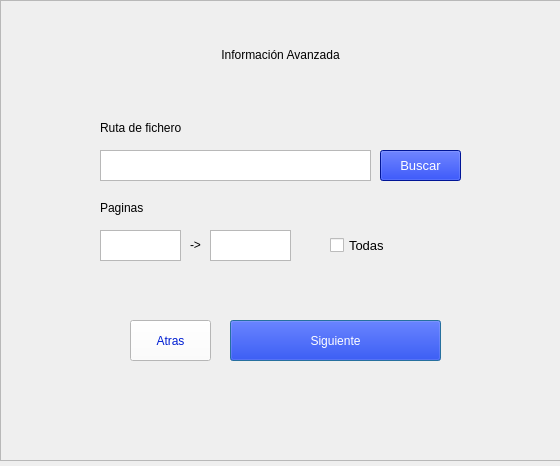
<?xml version="1.0" encoding="UTF-8"?>
<ui version="4.0">
 <class>AdvancedInformation</class>
 <widget class="QDialog" name="AdvancedInformation">
  <property name="geometry">
   <rect>
    <x>0</x>
    <y>0</y>
    <width>560</width>
    <height>466</height>
   </rect>
  </property>
  <property name="windowTitle">
   <string>MainWindow</string>
  </property>
  <widget class="QWidget" name="centralwidget" native="true">
   <property name="geometry">
    <rect>
     <x>0</x>
     <y>0</y>
     <width>561</width>
     <height>461</height>
    </rect>
   </property>
   <widget class="QFrame" name="frame">
    <property name="geometry">
     <rect>
      <x>0</x>
      <y>0</y>
      <width>561</width>
      <height>461</height>
     </rect>
    </property>
    <property name="frameShape">
     <enum>QFrame::StyledPanel</enum>
    </property>
    <property name="frameShadow">
     <enum>QFrame::Raised</enum>
    </property>
    <widget class="QLabel" name="label_5">
     <property name="geometry">
      <rect>
       <x>170</x>
       <y>40</y>
       <width>221</width>
       <height>30</height>
      </rect>
     </property>
     <property name="styleSheet">
      <string notr="true">color: rgb(0, 0, 0);
font: 14pt &quot;MS Shell Dlg 2&quot;;</string>
     </property>
     <property name="text">
      <string>Información Avanzada</string>
     </property>
     <property name="alignment">
      <set>Qt::AlignCenter</set>
     </property>
    </widget>
    <widget class="QLabel" name="label_6">
     <property name="geometry">
      <rect>
       <x>100</x>
       <y>200</y>
       <width>71</width>
       <height>16</height>
      </rect>
     </property>
     <property name="font">
      <font>
       <pointsize>9</pointsize>
      </font>
     </property>
     <property name="text">
      <string>Paginas</string>
     </property>
    </widget>
    <widget class="QPushButton" name="button_next">
     <property name="geometry">
      <rect>
       <x>230</x>
       <y>320</y>
       <width>211</width>
       <height>41</height>
      </rect>
     </property>
     <property name="cursor">
      <cursorShape>PointingHandCursor</cursorShape>
     </property>
     <property name="styleSheet">
      <string notr="true">font: 10pt &quot;MS Shell Dlg 2&quot;;
color: rgb(255, 255, 255);
background-color: rgb(0, 30, 210);</string>
     </property>
     <property name="text">
      <string>Siguiente</string>
     </property>
    </widget>
    <widget class="QPushButton" name="button_back">
     <property name="geometry">
      <rect>
       <x>130</x>
       <y>320</y>
       <width>81</width>
       <height>41</height>
      </rect>
     </property>
     <property name="cursor">
      <cursorShape>PointingHandCursor</cursorShape>
     </property>
     <property name="styleSheet">
      <string notr="true">font: 10pt &quot;MS Shell Dlg 2&quot;;
color: rgb(0, 30, 210);

background-color: rgb(255, 255, 255);</string>
     </property>
     <property name="text">
      <string>Atras</string>
     </property>
    </widget>
    <widget class="QPushButton" name="file_button">
     <property name="geometry">
      <rect>
       <x>380</x>
       <y>150</y>
       <width>81</width>
       <height>31</height>
      </rect>
     </property>
     <property name="font">
      <font>
       <family>MS Shell Dlg 2</family>
       <pointsize>10</pointsize>
       <weight>50</weight>
       <italic>false</italic>
       <bold>false</bold>
      </font>
     </property>
     <property name="cursor">
      <cursorShape>PointingHandCursor</cursorShape>
     </property>
     <property name="styleSheet">
      <string notr="true">font: 10pt &quot;MS Shell Dlg 2&quot;;
color: rgb(255, 255, 255);
background-color: rgb(0, 30, 210);</string>
     </property>
     <property name="text">
      <string>Buscar</string>
     </property>
    </widget>
    <widget class="QTextEdit" name="file_path">
     <property name="geometry">
      <rect>
       <x>100</x>
       <y>150</y>
       <width>271</width>
       <height>31</height>
      </rect>
     </property>
     <property name="font">
      <font>
       <pointsize>11</pointsize>
      </font>
     </property>
     <property name="cursor" stdset="0">
      <cursorShape>IBeamCursor</cursorShape>
     </property>
    </widget>
    <widget class="QLabel" name="label_3">
     <property name="geometry">
      <rect>
       <x>100</x>
       <y>120</y>
       <width>101</width>
       <height>16</height>
      </rect>
     </property>
     <property name="font">
      <font>
       <pointsize>9</pointsize>
      </font>
     </property>
     <property name="text">
      <string>Ruta de fichero</string>
     </property>
    </widget>
    <widget class="QTextEdit" name="first_page">
     <property name="geometry">
      <rect>
       <x>100</x>
       <y>230</y>
       <width>81</width>
       <height>31</height>
      </rect>
     </property>
     <property name="font">
      <font>
       <pointsize>11</pointsize>
      </font>
     </property>
     <property name="cursor" stdset="0">
      <cursorShape>IBeamCursor</cursorShape>
     </property>
    </widget>
    <widget class="QLabel" name="label_7">
     <property name="geometry">
      <rect>
       <x>190</x>
       <y>240</y>
       <width>30</width>
       <height>10</height>
      </rect>
     </property>
     <property name="font">
      <font>
       <pointsize>9</pointsize>
      </font>
     </property>
     <property name="text">
      <string>-&gt;</string>
     </property>
    </widget>
    <widget class="QTextEdit" name="last_page">
     <property name="geometry">
      <rect>
       <x>210</x>
       <y>230</y>
       <width>81</width>
       <height>31</height>
      </rect>
     </property>
     <property name="font">
      <font>
       <pointsize>11</pointsize>
      </font>
     </property>
     <property name="cursor" stdset="0">
      <cursorShape>IBeamCursor</cursorShape>
     </property>
    </widget>
    <widget class="QCheckBox" name="checkBox">
     <property name="geometry">
      <rect>
       <x>330</x>
       <y>230</y>
       <width>81</width>
       <height>30</height>
      </rect>
     </property>
     <property name="font">
      <font>
       <pointsize>10</pointsize>
      </font>
     </property>
     <property name="text">
      <string>Todas</string>
     </property>
    </widget>
   </widget>
  </widget>
 </widget>
 <resources/>
 <connections/>
</ui>
